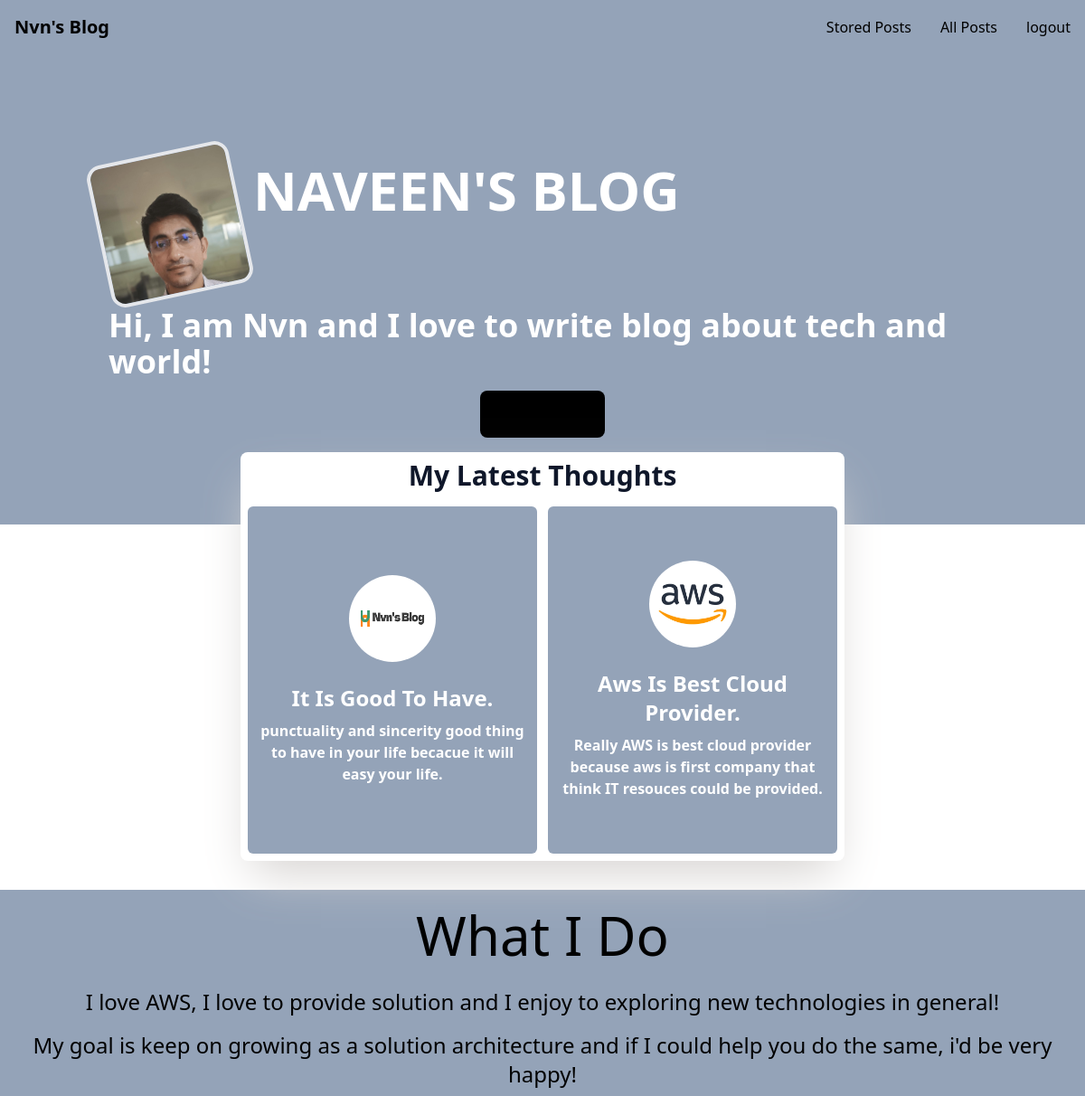
Screenshot of / (signed in) with the database file from the repository.
### blog/models.py (models this page shows, shortened)
class Post(models.Model):
    user = models.ForeignKey(User, on_delete=models.CASCADE, null=True)
    title = models.CharField(max_length=150)
    excerpt = models.CharField(max_length=200)
    image = models.ImageField(upload_to="images", null=True)
    date = models.DateField(auto_now=True)
    slug = models.SlugField(unique=True, db_index=True)
    content = models.TextField(validators=[MinLengthValidator(10)])
    tags = models.ManyToManyField(Tag)

### blog/views.py (the view)
# urls.py: path("", views.starting_page, name="starting-page"),
def starting_page(request):
    posts = Post.objects.all().order_by("-date")[:3]
    if request.method == "POST":
        logout(request)
    return render(request, "blog/starting_page.html", {"posts": posts})

### blog/templates/blog/starting_page.html (shortened to what this page needs)
{% extends "base.html" %}
{% load static %}
{% block content %}
<section class="w-full p-24 bg-slate-400">
        <header class="m-3 flex flex-wrap items-start justify-start">
            <img class="md:w-40 md:h-40 w-28 h-28 rounded-2xl -rotate-12 object-cover object-top border-4  "src="{% static 'blog/niku_img.jpg' %}" alt="Nvn:- The auther of the blog.">
            <h2 class="text-white font-semibold p-3 text-3xl md:text-6xl">NAVEEN'S BLOG</h2>
        </header>
        <P class= "md:text-4xl  text-3xl ml-6 font-semibold text-white">Hi, I am Nvn and I love to write blog about tech and world!</P>
        <div class="mt-3 flex justify-center items-center">
            {% if user.is_authenticated %}
            <a class="p-3 md:text-xl text-lg font-semibold rounded-lg bg-black" href="{% url "create-post" %}">Create post</a>
            {% endif %}
        </div>
</section>
<section >
    <div class="flex flex-wrap justify-center items-center">
    <div class="max-w-fit -mt-20  bg-white rounded-lg text-center shadow-2xl shadow-stone-300 p-2 ">
        <h2 class="text-3xl text-slate-900 mb-4 font-bold">My Latest Thoughts</h2>
            <ul class="md:flex-row flex  flex-col flex-wrap justify-center items-center gap-3">
                   {% include "blog/includes/post.html" %}
            </ul>
    </div>
    </div>
</section>
<section class="w-full bg-slate-400 text-center mt-8">
    <h2 class= " md:text-6xl text-4xl font-light p-5 ">What I Do</h2>
    <p class= " text-2xl font-light p-2 ">I love AWS, I love to provide solution and I enjoy to exploring new technologies in general!</p>
    <p class= " text-2xl font-light p-2 ">My goal is keep on growing as a solution architecture and if I could help you do the same, i'd be very happy! </p>
</section>
{% endblock  %}

### blog/templates/blog/includes/post.html (shortened to what this page needs)
{% for post in posts %}
    <li>
            <article>
                <div  class="w-80 h-96 flex flex-col justify-center items-center bg-slate-400 text-white rounded-md p-3 hover:bg-slate-300 hover:scale-105" >
                    <a href="{% url "detailed-post" post.slug %}">
                        <img class="w-24 h-24 rounded-full " src={{ post.image.url }} alt={{ post.title }}>
                    </a>
                    <div class= "pt-4 text-center">
                        <h3 class= "font-bold py-2 text-2xl ">{{ post.title | title }}</h3>
                        <p class= "font-semibold max-w-screen-sm">
                            {{ post.excerpt }}
                        </p>
                    </div>
                </div>
            </article>
    </li>
{% endfor %}

### rows the page displays
Post: image (picture), title "It Is Good To Have.", excerpt "punctuality and sincerity good thing to have in your life becacue it will easy your life."
Post: image (picture), title "Aws Is Best Cloud Provider.", excerpt "Really AWS is best cloud provider because aws is first company that think IT resouces could be provided."
